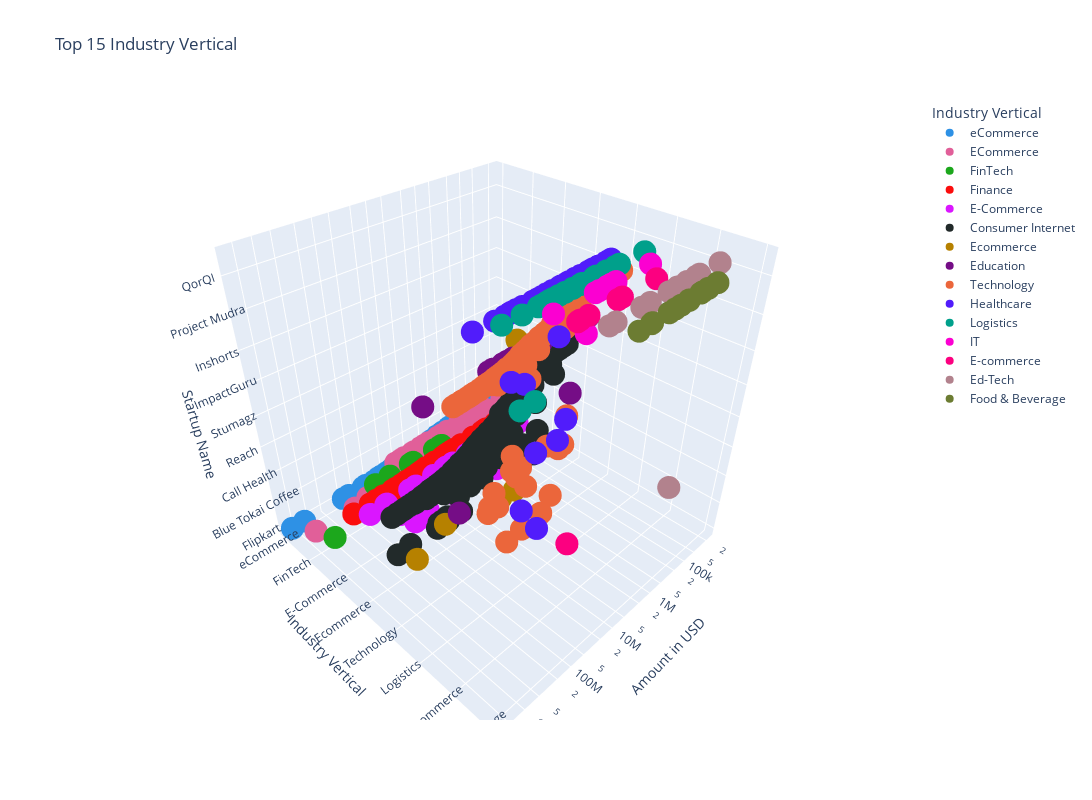

The notebook cell saved with this chart:
### Code cell
# 3d scatter plot
fig = px.scatter_3d(df_top_industry_vertical, x="Amount in USD", y="Industry Vertical", z="Startup Name", color="Industry Vertical", hover_name="Startup Name", log_x=True, size_max=60,
                title="Top 15 Industry Vertical", labels={"Amount in USD": "Amount in USD", "Industry Vertical": "Industry Vertical"},
                width=1500, height=800, color_discrete_sequence=px.colors.qualitative.Dark24)
fig.show()

### Figure 1 — Plotly figure (JSON) as saved in the notebook; plotly's stock layout.template omitted (floating-point values rounded to 4 significant figures; data arrays with more than 128 entries replaced by an {"elided": "..."} marker saying what was removed)
{"data": [{"hovertemplate": "<b>%{hovertext}</b><br><br>Industry Vertical=%{y}<br>Amount in USD=%{x}<br>Startup Name=%{z}<extra></extra>", "hovertext": {"elided": "186 str values"}, "legendgroup": "eCommerce", "marker": {"color": "#2E91E5", "symbol": "circle"}, "mode": "markers", "name": "eCommerce", "scene": "scene", "showlegend": true, "type": "scatter3d", "x": {"elided": "186 int values"}, "y": {"elided": "186 str values"}, "z": {"elided": "186 str values"}}, {"hovertemplate": "<b>%{hovertext}</b><br><br>Industry Vertical=%{y}<br>Amount in USD=%{x}<br>Startup Name=%{z}<extra></extra>", "hovertext": ["Paytm", "Paytm", "Shopclues", "Just Buy Live", "Urban Ladder", "Universal Sportsbiz Pvt. Ltd", "NetMeds", "Xpressbees", "Licious", "Zefo", "Kartrocket", "Wooplr", "SnapBizz", "BigBasket", "Voonik", "Koovs", "Truebil", "Melorra", "Jaypore", "Buildzar", "IMbesharam", "Meesho", "Yaantra", "Ninjacart", "IndustryBuying", "DailyObjects", "Supplified", "Aahaa", "The Good Life", "SavvyMob", "48East", "Fynd", "Careongo", "PinkBlue", "RoadGods", "Johari Shop", "Perfumery", "FreshBoxx", "Leverage Edu", "Happily Unmarried", "TravelSpice", "Paalak", "iOrderFresh", "Zapyle", "Buttercups", "Zappfresh", "Tarusa World", "Wooplr", "Indiamart", "Stylflip", "Blue Tokai Coffee", "Smartcooky", "Smartcooky", "DogSpot", "Instaproc", "Lumiere", "Buildkar", "FirstCry", "SkyCandle", "Teabox.com", "WhatsOnRent"], "legendgroup": "ECommerce", "marker": {"color": "#E15F99", "symbol": "circle"}, "mode": "markers", "name": "ECommerce", "scene": "scene", "showlegend": true, "type": "scatter3d", "x": [1400000000, 200000000, 100000000, 20000000, 15200000, 15000000, 14000000, 12500000, 10000000, 9200000, 8000000, 8000000, 7200000, 7000000, 6000000, 5400000, 5150000, 5000000, 5000000, 4000000, 4000000, 3100000, 3100000, 3000000, 1800000, 1400000, 1000000, 1000000, 1000000, 1000000, 500000, 500000, 300000, 223608, 100000, 94000, 30000, null, null, null, null, null, null, null, null, null, null, null, null, null, null, null, null, null, null, null, null, null, null, null, null], "y": ["ECommerce", "ECommerce", "ECommerce", "ECommerce", "ECommerce", "ECommerce", "ECommerce", "ECommerce", "ECommerce", "ECommerce", "ECommerce", "ECommerce", "ECommerce", "ECommerce", "ECommerce", "ECommerce", "ECommerce", "ECommerce", "ECommerce", "ECommerce", "ECommerce", "ECommerce", "ECommerce", "ECommerce", "ECommerce", "ECommerce", "ECommerce", "ECommerce", "ECommerce", "ECommerce", "ECommerce", "ECommerce", "ECommerce", "ECommerce", "ECommerce", "ECommerce", "ECommerce", "ECommerce", "ECommerce", "ECommerce", "ECommerce", "ECommerce", "ECommerce", "ECommerce", "ECommerce", "ECommerce", "ECommerce", "ECommerce", "ECommerce", "ECommerce", "ECommerce", "ECommerce", "ECommerce", "ECommerce", "ECommerce", "ECommerce", "ECommerce", "ECommerce", "ECommerce", "ECommerce", "ECommerce"], "z": ["Paytm", "Paytm", "Shopclues", "Just Buy Live", "Urban Ladder", "Universal Sportsbiz Pvt. Ltd", "NetMeds", "Xpressbees", "Licious", "Zefo", "Kartrocket", "Wooplr", "SnapBizz", "BigBasket", "Voonik", "Koovs", "Truebil", "Melorra", "Jaypore", "Buildzar", "IMbesharam", "Meesho", "Yaantra", "Ninjacart", "IndustryBuying", "DailyObjects", "Supplified", "Aahaa", "The Good Life", "SavvyMob", "48East", "Fynd", "Careongo", "PinkBlue", "RoadGods", "Johari Shop", "Perfumery", "FreshBoxx", "Leverage Edu", "Happily Unmarried", "TravelSpice", "Paalak", "iOrderFresh", "Zapyle", "Buttercups", "Zappfresh", "Tarusa World", "Wooplr", "Indiamart", "Stylflip", "Blue Tokai Coffee", "Smartcooky", "Smartcooky", "DogSpot", "Instaproc", "Lumiere", "Buildkar", "FirstCry", "SkyCandle", "Teabox.com", "WhatsOnRent"]}, {"hovertemplate": "<b>%{hovertext}</b><br><br>Industry Vertical=%{y}<br>Amount in USD=%{x}<br>Startup Name=%{z}<extra></extra>", "hovertext": ["Paytm", "Tala", "Biz2Credit", "Aye Finance", "OkCredit", "INDwealth", "FPL Technologies", "Cashflo", "wealthbucket"], "legendgroup": "FinTech", "marker": {"color": "#1CA71C", "symbol": "circle"}, "mode": "markers", "name": "FinTech", "scene": "scene", "showlegend": true, "type": "scatter3d", "x": [1000000000, 110000000, 52000000, 17411265, 15500000, 15000000, 4500000, 3300000, 3000000], "y": ["FinTech", "FinTech", "FinTech", "FinTech", "FinTech", "FinTech", "FinTech", "FinTech", "FinTech"], "z": ["Paytm", "Tala", "Biz2Credit", "Aye Finance", "OkCredit", "INDwealth", "FPL Technologies", "Cashflo", "wealthbucket"]}, {"hovertemplate": "<b>%{hovertext}</b><br><br>Industry Vertical=%{y}<br>Amount in USD=%{x}<br>Startup Name=%{z}<extra></extra>", "hovertext": ["True North", "Edelweiss", "Epiq Capital", "Alteria Capital", "Lendingkart", "BharatPe", "Varthana", "NeoGrowth Credit", "Kuvera", "InCred Finance", "MSE", "Ofbusiness", "pi Ventures", "Samunnati", "Annapurna Finance", "Capital Float", "AyeFinance", "Spandana Sphoorty", "RenewBuy", "Black Soil", "NeoGrowth", "EarlySalary", "Drip capital", "Alpha Capital", "IDG Ventures", "CoinTribe", "Avail Finance", "Aye Finance", "Aye Finance", "SaveBC", "ISFC", "InCred", "Kinara Capital", "Progcap", "Samunnati Financial Intermediation & Services Pvt. Ltd", "Veritas Finance", "Lendingkart", "AyeFinance", "OptaCredit", "AyeFinance", "Villgro", "Fisdom", "mintifi", "Smartcoin", "Aashiyaan", "Finzy", "Sqqrl", "GramCover", "MyLoanCare", "Prest Loans", "Buddy", "Vola", "OpenTap", "Nivesh", "happay", "Fincash", "Mihuru", "HealthFin", "Crowdera", "Loanzen", "1Crowd", "LenDenClub"], "legendgroup": "Finance", "marker": {"color": "#FB0D0D", "symbol": "circle"}, "mode": "markers", "name": "Finance", "scene": "scene", "showlegend": true, "type": "scatter3d", "x": [600000000, 270000000, 200000000, 140000000, 87000000, 75000000, 55000000, 47000000, 45000000, 42000000, 32000000, 29000000, 25000000, 23500000, 23000000, 22000000, 21500000, 19500000, 19000000, 17000000, 16000000, 15700000, 15000000, 14800000, 10000000, 10000000, 9000000, 8000000, 6240000, 6000000, 6000000, 5900000, 5000000, 5000000, 5000000, 4700000, 4700000, 4600000, 4000000, 3800000, 3500000, 3000000, 2000000, 2000000, 2000000, 1000000, 1000000, 1000000, 978000, 570000, 500000, 500000, 450000, 450000, 250000, 150000, 150000, null, null, null, null, null], "y": ["Finance", "Finance", "Finance", "Finance", "Finance", "Finance", "Finance", "Finance", "Finance", "Finance", "Finance", "Finance", "Finance", "Finance", "Finance", "Finance", "Finance", "Finance", "Finance", "Finance", "Finance", "Finance", "Finance", "Finance", "Finance", "Finance", "Finance", "Finance", "Finance", "Finance", "Finance", "Finance", "Finance", "Finance", "Finance", "Finance", "Finance", "Finance", "Finance", "Finance", "Finance", "Finance", "Finance", "Finance", "Finance", "Finance", "Finance", "Finance", "Finance", "Finance", "Finance", "Finance", "Finance", "Finance", "Finance", "Finance", "Finance", "Finance", "Finance", "Finance", "Finance", "Finance"], "z": ["True North", "Edelweiss", "Epiq Capital", "Alteria Capital", "Lendingkart", "BharatPe", "Varthana", "NeoGrowth Credit", "Kuvera", "InCred Finance", "MSE", "Ofbusiness", "pi Ventures", "Samunnati", "Annapurna Finance", "Capital Float", "AyeFinance", "Spandana Sphoorty", "RenewBuy", "Black Soil", "NeoGrowth", "EarlySalary", "Drip capital", "Alpha Capital", "IDG Ventures", "CoinTribe", "Avail Finance", "Aye Finance", "Aye Finance", "SaveBC", "ISFC", "InCred", "Kinara Capital", "Progcap", "Samunnati Financial Intermediation & Services Pvt. Ltd", "Veritas Finance", "Lendingkart", "AyeFinance", "OptaCredit", "AyeFinance", "Villgro", "Fisdom", "mintifi", "Smartcoin", "Aashiyaan", "Finzy", "Sqqrl", "GramCover", "MyLoanCare", "Prest Loans", "Buddy", "Vola", "OpenTap", "Nivesh", "happay", "Fincash", "Mihuru", "HealthFin", "Crowdera", "Loanzen", "1Crowd", "LenDenClub"]}, {"hovertemplate": "<b>%{hovertext}</b><br><br>Industry Vertical=%{y}<br>Amount in USD=%{x}<br>Startup Name=%{z}<extra></extra>", "hovertext": ["FabHotels", "Lenskart.com", "Digital Mall Asia", "Meesho", "Grofers", "CarDekho", "Moglix", "NoBroker", "Udaan", "Licious", "CarDekho", "Urban Ladder", "Cars24", "eshakti", "HomeLane", "Specsmakers", "Tea Box", "Infibeam", "The Label Life", "Cash Suvidha", "Vahdam Tea", "Cashify", "Edyoo", "Purplle", "Shopholix", "EasyEcom", "Kashmir Box", "IGP.com", "Garage On Road"], "legendgroup": "E-Commerce", "marker": {"color": "#DA16FF", "symbol": "circle"}, "mode": "markers", "name": "E-Commerce", "scene": "scene", "showlegend": true, "type": "scatter3d", "x": [488997554, 231000000, 220000000, 125000000, 70000000, 70000000, 60000000, 51000000, 50000000, 30000000, 20000000, 12000000, 11000000, 10100000, 10000000, 10000000, 7000000, 6230000, 3100000, 2700000, 1500000, 935089, 735000, 537000, 233000, 150000, null, null, null], "y": ["E-Commerce", "E-Commerce", "E-Commerce", "E-Commerce", "E-Commerce", "E-Commerce", "E-Commerce", "E-Commerce", "E-Commerce", "E-Commerce", "E-Commerce", "E-Commerce", "E-Commerce", "E-Commerce", "E-Commerce", "E-Commerce", "E-Commerce", "E-Commerce", "E-Commerce", "E-Commerce", "E-Commerce", "E-Commerce", "E-Commerce", "E-Commerce", "E-Commerce", "E-Commerce", "E-Commerce", "E-Commerce", "E-Commerce"], "z": ["FabHotels", "Lenskart.com", "Digital Mall Asia", "Meesho", "Grofers", "CarDekho", "Moglix", "NoBroker", "Udaan", "Licious", "CarDekho", "Urban Ladder", "Cars24", "eshakti", "HomeLane", "Specsmakers", "Tea Box", "Infibeam", "The Label Life", "Cash Suvidha", "Vahdam Tea", "Cashify", "Edyoo", "Purplle", "Shopholix", "EasyEcom", "Kashmir Box", "IGP.com", "Garage On Road"]}, {"hovertemplate": "<b>%{hovertext}</b><br><br>Industry Vertical=%{y}<br>Amount in USD=%{x}<br>Startup Name=%{z}<extra></extra>", "hovertext": {"elided": "941 str values"}, "legendgroup": "Consumer Internet", "marker": {"color": "#222A2A", "symbol": "circle"}, "mode": "markers", "name": "Consumer Internet", "scene": "scene", "showlegend": true, "type": "scatter3d", "x": {"elided": "941 int values"}, "y": {"elided": "941 str values"}, "z": {"elided": "941 str values"}}, {"hovertemplate": "<b>%{hovertext}</b><br><br>Industry Vertical=%{y}<br>Amount in USD=%{x}<br>Startup Name=%{z}<extra></extra>", "hovertext": ["Zilingo", "Meesho", "eShakti", "Gingercrush", "Heads Up For Tails", "Glassic", "Hungry Foal", "Moglix"], "legendgroup": "Ecommerce", "marker": {"color": "#B68100", "symbol": "circle"}, "mode": "markers", "name": "Ecommerce", "scene": "scene", "showlegend": true, "type": "scatter3d", "x": [226000000, 50000000, 2300000, 1000000, 1000000, null, null, null], "y": ["Ecommerce", "Ecommerce", "Ecommerce", "Ecommerce", "Ecommerce", "Ecommerce", "Ecommerce", "Ecommerce"], "z": ["Zilingo", "Meesho", "eShakti", "Gingercrush", "Heads Up For Tails", "Glassic", "Hungry Foal", "Moglix"]}, {"hovertemplate": "<b>%{hovertext}</b><br><br>Industry Vertical=%{y}<br>Amount in USD=%{x}<br>Startup Name=%{z}<extra></extra>", "hovertext": ["Furtados School of Music", "Byjus", "EduPristine", "Rao IIT Academy", "Eruditus", "Simplilearn", "Avanti Learning", "CueMath", "MyCity4Kids", "Sunstone Eduversity Pvt. Ltd", "Imarticus Learning", "EduAce Services", "Convegenius", "Justdakhila.com", "TopRankers", "Genius Corner", "Myly", "MyChild App", "Gyaanzone", "Prepathon", "Fundamentor", "Vahan", "Magic Crate", "Career360"], "legendgroup": "Education", "marker": {"color": "#750D86", "symbol": "circle"}, "mode": "markers", "name": "Education", "scene": "scene", "showlegend": true, "type": "scatter3d", "x": [200000000, 50000000, 10000000, 8600000, 8200000, 6000000, 5000000, 4000000, 3000000, 1500000, 1000000, 1000000, 900000, 750000, 670000, 278000, 100000, 100000, 45000, null, null, null, null, null], "y": ["Education", "Education", "Education", "Education", "Education", "Education", "Education", "Education", "Education", "Education", "Education", "Education", "Education", "Education", "Education", "Education", "Education", "Education", "Education", "Education", "Education", "Education", "Education", "Education"], "z": ["Furtados School of Music", "Byjus", "EduPristine", "Rao IIT Academy", "Eruditus", "Simplilearn", "Avanti Learning", "CueMath", "MyCity4Kids", "Sunstone Eduversity Pvt. Ltd", "Imarticus Learning", "EduAce Services", "Convegenius", "Justdakhila.com", "TopRankers", "Genius Corner", "Myly", "MyChild App", "Gyaanzone", "Prepathon", "Fundamentor", "Vahan", "Magic Crate", "Career360"]}, {"hovertemplate": "<b>%{hovertext}</b><br><br>Industry Vertical=%{y}<br>Amount in USD=%{x}<br>Startup Name=%{z}<extra></extra>", "hovertext": {"elided": "478 str values"}, "legendgroup": "Technology", "marker": {"color": "#EB663B", "symbol": "circle"}, "mode": "markers", "name": "Technology", "scene": "scene", "showlegend": true, "type": "scatter3d", "x": {"elided": "478 int values"}, "y": {"elided": "478 str values"}, "z": {"elided": "478 str values"}}, {"hovertemplate": "<b>%{hovertext}</b><br><br>Industry Vertical=%{y}<br>Amount in USD=%{x}<br>Startup Name=%{z}<extra></extra>", "hovertext": ["Shape", "Healthcare at Home", "Portea", "Asia Institute Of Medical Science", "Medwell Ventures", "Tynor Othontics", "iGenetics", "Sigtuple", "Medikabazaar", "healthifyme", "MedGenome", "CureFit", "Axio", "OncoStem", "MyUpchar", "Healthsignz", "mfine", "medECUBE", "Care24", "MamaEarth", "Healthi", "Cult", "Wellthy", "The Healthy Billions", "Vyome Biosciences", "Doxper", "eKincare", "Address Health", "MobieFit", "PeeSafe.in", "3HCare", "Letsmd", "PeeSafe", "Cygnus Hospitals", "5th Vital", "Karma Healthcare", "PeeBuddy", "Touchkin", "NirogStreet", "Pramati", "HWell24", "MEngage", "Life Circle", "PlanMy MedicalTrip", "iNICU", "Zoctr", "Theranosis", "Pregbuddy", "mamaearth", "Visit", "MedTel", "Predible Health", "HWell24 Plus", "Curatio", "HealthIntel", "QorQI", "Niramai", "Xcode", "Tricog", "MobiDent", "HEAL Institute", "Consure Medical", "Cult Fitness", "Transcell", "LiveNutriFit", "Invictus Oncology", "Obino", "Remidio", "Saral Designs", "Gajty"], "legendgroup": "Healthcare", "marker": {"color": "#511CFB", "symbol": "circle"}, "mode": "markers", "name": "Healthcare", "scene": "scene", "showlegend": true, "type": "scatter3d", "x": [100000000, 40000000, 26000000, 21000000, 21000000, 21000000, 19500000, 19000000, 15800000, 12000000, 10000000, 10000000, 7400000, 6000000, 5000000, 5000000, 4200000, 4000000, 4000000, 4000000, 3100000, 3000000, 2100000, 2100000, 2000000, 1900000, 1500000, 1500000, 1350000, 1000000, 1000000, 1000000, 1000000, 750000, 500000, 500000, 443000, 400000, 300000, 200000, 200000, 175000, 150000, 150000, null, null, null, null, null, null, null, null, null, null, null, null, null, null, null, null, null, null, null, null, null, null, null, null, null, null], "y": ["Healthcare", "Healthcare", "Healthcare", "Healthcare", "Healthcare", "Healthcare", "Healthcare", "Healthcare", "Healthcare", "Healthcare", "Healthcare", "Healthcare", "Healthcare", "Healthcare", "Healthcare", "Healthcare", "Healthcare", "Healthcare", "Healthcare", "Healthcare", "Healthcare", "Healthcare", "Healthcare", "Healthcare", "Healthcare", "Healthcare", "Healthcare", "Healthcare", "Healthcare", "Healthcare", "Healthcare", "Healthcare", "Healthcare", "Healthcare", "Healthcare", "Healthcare", "Healthcare", "Healthcare", "Healthcare", "Healthcare", "Healthcare", "Healthcare", "Healthcare", "Healthcare", "Healthcare", "Healthcare", "Healthcare", "Healthcare", "Healthcare", "Healthcare", "Healthcare", "Healthcare", "Healthcare", "Healthcare", "Healthcare", "Healthcare", "Healthcare", "Healthcare", "Healthcare", "Healthcare", "Healthcare", "Healthcare", "Healthcare", "Healthcare", "Healthcare", "Healthcare", "Healthcare", "Healthcare", "Healthcare", "Healthcare"], "z": ["Shape", "Healthcare at Home", "Portea", "Asia Institute Of Medical Science", "Medwell Ventures", "Tynor Othontics", "iGenetics", "Sigtuple", "Medikabazaar", "healthifyme", "MedGenome", "CureFit", "Axio", "OncoStem", "MyUpchar", "Healthsignz", "mfine", "medECUBE", "Care24", "MamaEarth", "Healthi", "Cult", "Wellthy", "The Healthy Billions", "Vyome Biosciences", "Doxper", "eKincare", "Address Health", "MobieFit", "PeeSafe.in", "3HCare", "Letsmd", "PeeSafe", "Cygnus Hospitals", "5th Vital", "Karma Healthcare", "PeeBuddy", "Touchkin", "NirogStreet", "Pramati", "HWell24", "MEngage", "Life Circle", "PlanMy MedicalTrip", "iNICU", "Zoctr", "Theranosis", "Pregbuddy", "mamaearth", "Visit", "MedTel", "Predible Health", "HWell24 Plus", "Curatio", "HealthIntel", "QorQI", "Niramai", "Xcode", "Tricog", "MobiDent", "HEAL Institute", "Consure Medical", "Cult Fitness", "Transcell", "LiveNutriFit", "Invictus Oncology", "Obino", "Remidio", "Saral Designs", "Gajty"]}, {"hovertemplate": "<b>%{hovertext}</b><br><br>Industry Vertical=%{y}<br>Amount in USD=%{x}<br>Startup Name=%{z}<extra></extra>", "hovertext": ["Blackbuck", "Ecom Express", "Delhivery", "Rivigo", "TruckingCube", "Leap India", "Origo Commodities India Pvt. Ltd", "Shadowfox", "4tigo", "Pando", "BlackBuck", "Schedulers Logistics", "Emiza", "TruxApp", "WoW Express", "Grab.in", "StanPlus", "Shipsy", "Connect India", "Truckola", "MaalGaadi", "SpeedBox", "Zebroads", "Box My Space", "VDeliver", "Loadshare", "GoComet", "Pikkol", "Pikkol", "Quickli", "Gobolt", "Derbii"], "legendgroup": "Logistics", "marker": {"color": "#00A08B", "symbol": "circle"}, "mode": "markers", "name": "Logistics", "scene": "scene", "showlegend": true, "type": "scatter3d", "x": [70000000, 30000000, 30000000, 15000000, 14900000, 13000000, 11000000, 10000000, 10000000, 9000000, 7700000, 6000000, 4500000, 3100000, 2200000, 2000000, 1100000, 1000000, 1000000, 595000, 375000, 300000, 75000, null, null, null, null, null, null, null, null, null], "y": ["Logistics", "Logistics", "Logistics", "Logistics", "Logistics", "Logistics", "Logistics", "Logistics", "Logistics", "Logistics", "Logistics", "Logistics", "Logistics", "Logistics", "Logistics", "Logistics", "Logistics", "Logistics", "Logistics", "Logistics", "Logistics", "Logistics", "Logistics", "Logistics", "Logistics", "Logistics", "Logistics", "Logistics", "Logistics", "Logistics", "Logistics", "Logistics"], "z": ["Blackbuck", "Ecom Express", "Delhivery", "Rivigo", "TruckingCube", "Leap India", "Origo Commodities India Pvt. Ltd", "Shadowfox", "4tigo", "Pando", "BlackBuck", "Schedulers Logistics", "Emiza", "TruxApp", "WoW Express", "Grab.in", "StanPlus", "Shipsy", "Connect India", "Truckola", "MaalGaadi", "SpeedBox", "Zebroads", "Box My Space", "VDeliver", "Loadshare", "GoComet", "Pikkol", "Pikkol", "Quickli", "Gobolt", "Derbii"]}, {"hovertemplate": "<b>%{hovertext}</b><br><br>Industry Vertical=%{y}<br>Amount in USD=%{x}<br>Startup Name=%{z}<extra></extra>", "hovertext": ["Capillary", "Anchanto", "Narvar", "Disprz", "Elucidata", "Credy", "Entropik", "19th mile"], "legendgroup": "IT", "marker": {"color": "#FB00D1", "symbol": "circle"}, "mode": "markers", "name": "IT", "scene": "scene", "showlegend": true, "type": "scatter3d", "x": [20000000, 4000000, 3000000, 2500000, 1700000, 1400000, 1100000, 180000], "y": ["IT", "IT", "IT", "IT", "IT", "IT", "IT", "IT"], "z": ["Capillary", "Anchanto", "Narvar", "Disprz", "Elucidata", "Credy", "Entropik", "19th mile"]}, {"hovertemplate": "<b>%{hovertext}</b><br><br>Industry Vertical=%{y}<br>Amount in USD=%{x}<br>Startup Name=%{z}<extra></extra>", "hovertext": ["Appario Retail Pvt Ltd.", "Mamaearth", "Medlife", "KrazyBee", "GlowRoad", "Milkbasket", "My Healthcare", "Craftsvilla", "Kabadiwala", "StyleDotMe", "WOTU", "DAAKI"], "legendgroup": "E-commerce", "marker": {"color": "#FC0080", "symbol": "circle"}, "mode": "markers", "name": "E-commerce", "scene": "scene", "showlegend": true, "type": "scatter3d", "x": [18840000, 18358860, 17000000, 14342000, 11500000, 3000000, 3000000, 2443495, 430665, null, null, null], "y": ["E-commerce", "E-commerce", "E-commerce", "E-commerce", "E-commerce", "E-commerce", "E-commerce", "E-commerce", "E-commerce", "E-commerce", "E-commerce", "E-commerce"], "z": ["Appario Retail Pvt Ltd.", "Mamaearth", "Medlife", "KrazyBee", "GlowRoad", "Milkbasket", "My Healthcare", "Craftsvilla", "Kabadiwala", "StyleDotMe", "WOTU", "DAAKI"]}, {"hovertemplate": "<b>%{hovertext}</b><br><br>Industry Vertical=%{y}<br>Amount in USD=%{x}<br>Startup Name=%{z}<extra></extra>", "hovertext": ["IMAX Program", "Vedantu", "Littlemore", "quizizz", "Edureka", "Avishkaar Box", "Shirsa Labs", "Nayi Disha", "kidovators", "IndigoLearn", "Toppr", "Kriger Campus", "Chrysalis", "Purple Squirrel"], "legendgroup": "Ed-Tech", "marker": {"color": "#B2828D", "symbol": "circle"}, "mode": "markers", "name": "Ed-Tech", "scene": "scene", "showlegend": true, "type": "scatter3d", "x": [13500000, 10000000, 3000000, 3000000, 2000000, 772500, 500000, 300000, 180000, 150000, 100000, 46140, null, null], "y": ["Ed-Tech", "Ed-Tech", "Ed-Tech", "Ed-Tech", "Ed-Tech", "Ed-Tech", "Ed-Tech", "Ed-Tech", "Ed-Tech", "Ed-Tech", "Ed-Tech", "Ed-Tech", "Ed-Tech", "Ed-Tech"], "z": ["IMAX Program", "Vedantu", "Littlemore", "quizizz", "Edureka", "Avishkaar Box", "Shirsa Labs", "Nayi Disha", "kidovators", "IndigoLearn", "Toppr", "Kriger Campus", "Chrysalis", "Purple Squirrel"]}, {"hovertemplate": "<b>%{hovertext}</b><br><br>Industry Vertical=%{y}<br>Amount in USD=%{x}<br>Startup Name=%{z}<extra></extra>", "hovertext": ["Big Fish Ventures", "Faasos", "RAW Pressery", "B9 Beverages", "WayCool", "Fresh Food Concepts", "GoldFarm", "Hello Curry", "MyGreens", "Yumlane", "Bonhomia", "Dropkaffe", "FYRE", "Biryani Blues", "Chai Thela", "Chevon", "HealthSutra", "Sattviko", "Drums Food", "Bonhomia", "Tpot", "Roll Mafia", "WIMWI Foods"], "legendgroup": "Food & Beverage", "marker": {"color": "#6C7C32", "symbol": "circle"}, "mode": "markers", "name": "Food & Beverage", "scene": "scene", "showlegend": true, "type": "scatter3d", "x": [11100000, 6300000, 6000000, 6000000, 2700000, 2000000, 2000000, 1500000, 1000000, 1000000, 1000000, 550000, 500000, 368000, 218000, null, null, null, null, null, null, null, null], "y": ["Food & Beverage", "Food & Beverage", "Food & Beverage", "Food & Beverage", "Food & Beverage", "Food & Beverage", "Food & Beverage", "Food & Beverage", "Food & Beverage", "Food & Beverage", "Food & Beverage", "Food & Beverage", "Food & Beverage", "Food & Beverage", "Food & Beverage", "Food & Beverage", "Food & Beverage", "Food & Beverage", "Food & Beverage", "Food & Beverage", "Food & Beverage", "Food & Beverage", "Food & Beverage"], "z": ["Big Fish Ventures", "Faasos", "RAW Pressery", "B9 Beverages", "WayCool", "Fresh Food Concepts", "GoldFarm", "Hello Curry", "MyGreens", "Yumlane", "Bonhomia", "Dropkaffe", "FYRE", "Biryani Blues", "Chai Thela", "Chevon", "HealthSutra", "Sattviko", "Drums Food", "Bonhomia", "Tpot", "Roll Mafia", "WIMWI Foods"]}], "layout": {"height": 800, "legend": {"title": {"text": "Industry Vertical"}, "tracegroupgap": 0}, "scene": {"domain": {"x": [0, 1], "y": [0, 1]}, "xaxis": {"title": {"text": "Amount in USD"}, "type": "log"}, "yaxis": {"categoryarray": ["eCommerce", "ECommerce", "FinTech", "Finance", "E-Commerce", "Consumer Internet", "Ecommerce", "Education", "Technology", "Healthcare", "Logistics", "IT", "E-commerce", "Ed-Tech", "Food & Beverage"], "categoryorder": "array", "title": {"text": "Industry Vertical"}}, "zaxis": {"title": {"text": "Startup Name"}}}, "title": {"text": "Top 15 Industry Vertical"}, "width": 1500}}
